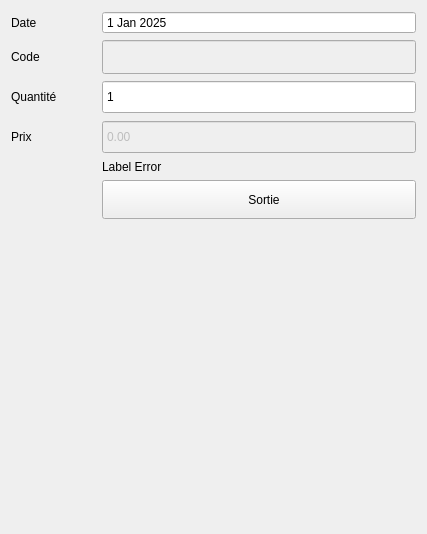
     <widget class="QWidget" name="SortiePage">
      <layout class="QVBoxLayout" name="verticalLayout_5">
       <item>
        <widget class="QFrame" name="frame">
         <layout class="QGridLayout" name="gridLayout">
          <property name="leftMargin">
           <number>0</number>
          </property>
          <property name="topMargin">
           <number>0</number>
          </property>
          <property name="rightMargin">
           <number>0</number>
          </property>
          <property name="bottomMargin">
           <number>0</number>
          </property>
          <item row="3" column="1">
           <widget class="QDoubleSpinBox" name="spBoxSortiePrix">
            <property name="enabled">
             <bool>false</bool>
            </property>
            <property name="minimumSize">
             <size>
              <width>314</width>
              <height>34</height>
             </size>
            </property>
            <property name="buttonSymbols">
             <enum>QAbstractSpinBox::NoButtons</enum>
            </property>
            <property name="maximum">
             <double>10000000000000000.000000000000000</double>
            </property>
           </widget>
          </item>
          <item row="1" column="1">
           <widget class="QLineEdit" name="lineEditSortieCode">
            <property name="enabled">
             <bool>false</bool>
            </property>
            <property name="minimumSize">
             <size>
              <width>314</width>
              <height>34</height>
             </size>
            </property>
            <property name="readOnly">
             <bool>true</bool>
            </property>
           </widget>
          </item>
          <item row="3" column="0">
           <widget class="QLabel" name="label_27">
            <property name="minimumSize">
             <size>
              <width>85</width>
              <height>0</height>
             </size>
            </property>
            <property name="maximumSize">
             <size>
              <width>79</width>
              <height>30</height>
             </size>
            </property>
            <property name="text">
             <string>Prix</string>
            </property>
           </widget>
          </item>
          <item row="1" column="0">
           <widget class="QLabel" name="label_25">
            <property name="minimumSize">
             <size>
              <width>85</width>
              <height>0</height>
             </size>
            </property>
            <property name="maximumSize">
             <size>
              <width>79</width>
              <height>30</height>
             </size>
            </property>
            <property name="text">
             <string>Code</string>
            </property>
           </widget>
          </item>
          <item row="0" column="1">
           <widget class="QDateEdit" name="dateEditSortieDate">
            <property name="wrapping">
             <bool>false</bool>
            </property>
            <property name="frame">
             <bool>true</bool>
            </property>
            <property name="buttonSymbols">
             <enum>QAbstractSpinBox::NoButtons</enum>
            </property>
            <property name="dateTime">
             <datetime>
              <hour>0</hour>
              <minute>0</minute>
              <second>0</second>
              <year>2025</year>
              <month>1</month>
              <day>1</day>
             </datetime>
            </property>
            <property name="currentSection">
             <enum>QDateTimeEdit::DaySection</enum>
            </property>
            <property name="calendarPopup">
             <bool>false</bool>
            </property>
           </widget>
          </item>
          <item row="0" column="0">
           <widget class="QLabel" name="label_24">
            <property name="text">
             <string>Date</string>
            </property>
           </widget>
          </item>
          <item row="5" column="1">
           <widget class="QPushButton" name="btnSaveSortie">
            <property name="minimumSize">
             <size>
              <width>49</width>
              <height>39</height>
             </size>
            </property>
            <property name="text">
             <string>   Sortie</string>
            </property>
            <property name="icon">
             <iconset resource="../resource.qrc">
              <normaloff>:/icons/icons/cil-save.png</normaloff>:/icons/icons/cil-save.png</iconset>
            </property>
            <property name="iconSize">
             <size>
              <width>22</width>
              <height>22</height>
             </size>
            </property>
           </widget>
          </item>
          <item row="2" column="1">
           <widget class="QSpinBox" name="spBoxSortieQte">
            <property name="minimumSize">
             <size>
              <width>314</width>
              <height>34</height>
             </size>
            </property>
            <property name="buttonSymbols">
             <enum>QAbstractSpinBox::NoButtons</enum>
            </property>
            <property name="minimum">
             <number>1</number>
            </property>
            <property name="maximum">
             <number>1000000000</number>
            </property>
           </widget>
          </item>
          <item row="2" column="0">
           <widget class="QLabel" name="label_26">
            <property name="minimumSize">
             <size>
              <width>85</width>
              <height>0</height>
             </size>
            </property>
            <property name="maximumSize">
             <size>
              <width>79</width>
              <height>30</height>
             </size>
            </property>
            <property name="text">
             <string>Quantité</string>
            </property>
           </widget>
          </item>
          <item row="4" column="1">
           <widget class="QLabel" name="labelSortieError">
            <property name="text">
             <string>Label Error</string>
            </property>
           </widget>
          </item>
          <item row="4" column="0">
           <widget class="QLabel" name="sortieArticleID">
            <property name="text">
             <string/>
            </property>
           </widget>
          </item>
         </layout>
        </widget>
       </item>
       <item>
        <spacer name="verticalSpacer_2">
         <property name="orientation">
          <enum>Qt::Vertical</enum>
         </property>
         <property name="sizeHint" stdset="0">
          <size>
           <width>20</width>
           <height>304</height>
          </size>
         </property>
        </spacer>
       </item>
      </layout>
     </widget>
